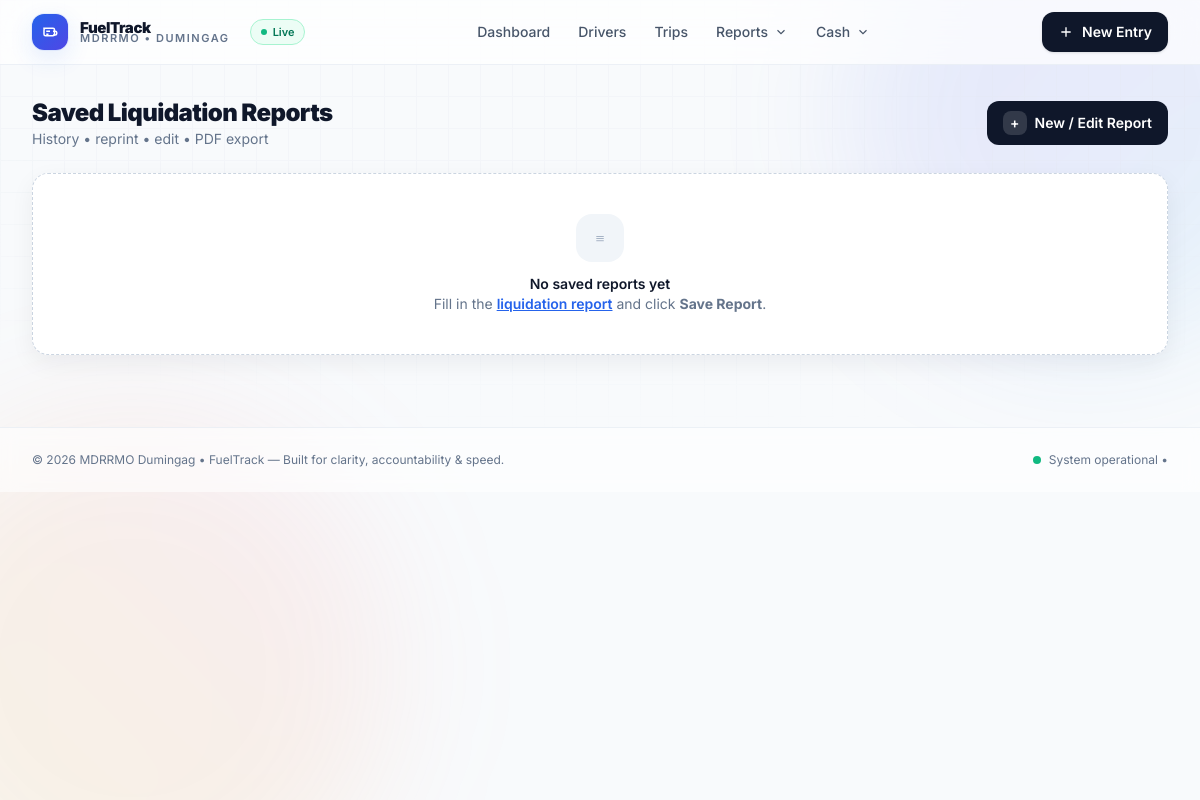
The page /liquidation-saved-reports/ on the database as committed earlier.
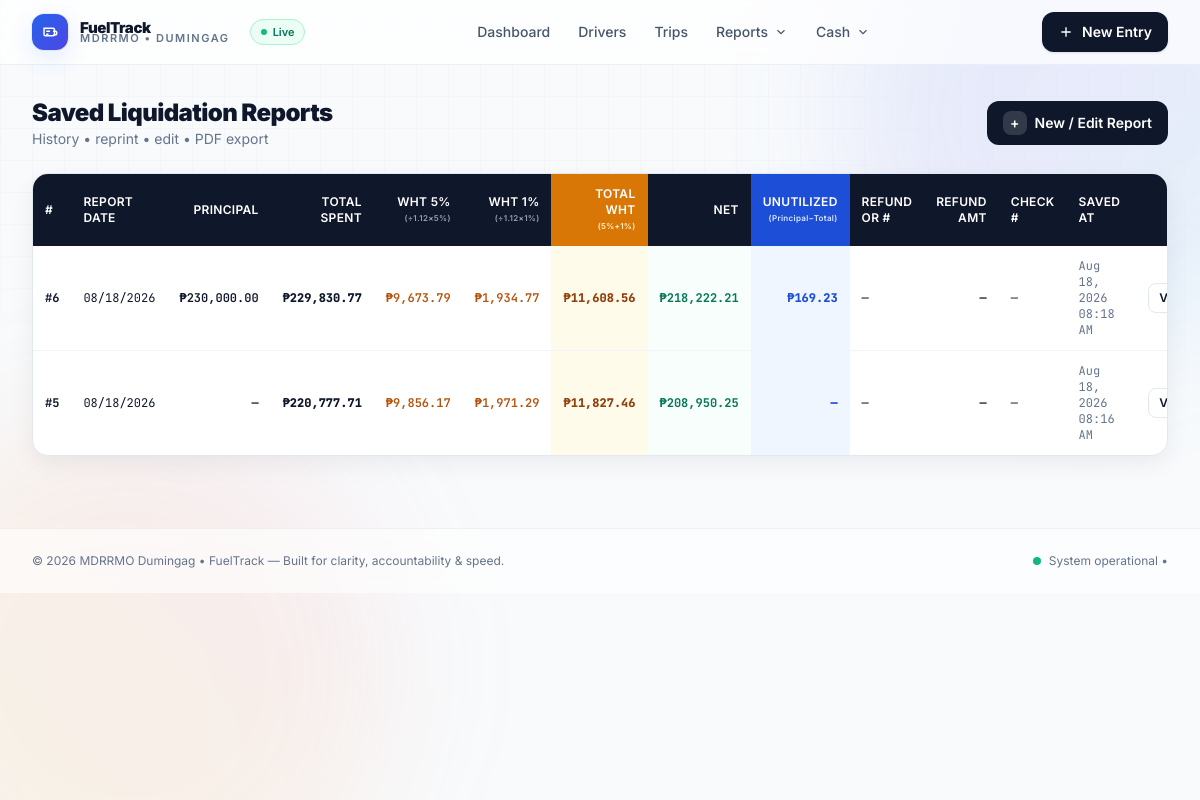
The same page on the database as committed later.
### fuel/models.py (models this page shows, shortened)
class LiquidationReport(models.Model):
    no = models.CharField(max_length=50, null=True, blank=True)
    report_date = models.DateField(default=date.today)
    principal_amount = models.DecimalField(max_digits=12, decimal_places=2, default=0)
    check_number = models.CharField(max_length=50, null=True, blank=True)
    refund_or_number = models.CharField(max_length=50, null=True, blank=True, help_text="OR Number for Amount Refund per OR #")
    amount_refund_per_or = models.DecimalField(max_digits=12, decimal_places=2, null=True, blank=True, help_text="Amount Refund per OR #")
    amount_reimbursed = models.DecimalField(max_digits=12, decimal_places=2, null=True, blank=True, help_text="Amount Reimbursed")
    created_at = models.DateTimeField(auto_now_add=True)

### fuel/views.py (the view, shortened to what this page needs)
# urls.py: path('liquidation-saved-reports/', views.saved_liquidation_reports, name='saved_liquidation_reports'),
def saved_liquidation_reports(request):
    reports = LiquidationReport.objects.order_by('-created_at')
    for report in reports:
        entries = report.entries.all()
        total = Decimal('0.00')
        wht5_sum = Decimal('0.00')
        wht1_sum = Decimal('0.00')
        net_sum = Decimal('0.00')
        for e in entries:
            amt = Decimal(e.amount)
            total += amt
            vat_inc = getattr(e, 'vat_inclusive', True)
            if e.wht5_amount is not None:
                wht5 = Decimal(e.wht5_amount).quantize(Decimal('0.01'), rounding=ROUND_HALF_UP)
            elif vat_inc:
                wht5 = (amt / Decimal('1.12') * Decimal('0.05')).quantize(Decimal('0.01'), rounding=ROUND_HALF_UP)
            else:
                wht5 = Decimal('0.00')
            if e.wht1_amount is not None:
                wht1 = Decimal(e.wht1_amount).quantize(Decimal('0.01'), rounding=ROUND_HALF_UP)
            elif vat_inc:
                wht1 = (amt / Decimal('1.12') * Decimal('0.01')).quantize(Decimal('0.01'), rounding=ROUND_HALF_UP)
            else:
                wht1 = Decimal('0.00')
            net = (amt - wht5 - wht1).quantize(Decimal('0.01'), rounding=ROUND_HALF_UP)
            wht5_sum += wht5
            wht1_sum += wht1
            net_sum += net
        wht_sum = (wht5_sum + wht1_sum).quantize(Decimal('0.01'), rounding=ROUND_HALF_UP)
        principal_dec = report.principal_amount if report.principal_amount else Decimal('0.00')
        unutilized = (principal_dec - total).quantize(Decimal('0.01'), rounding=ROUND_HALF_UP) if report.principal_amount else Decimal('0.00')
        unutilized_net = (principal_dec - net_sum).quantize(Decimal('0.01'), rounding=ROUND_HALF_UP) if report.principal_amount else Decimal('0.00')
        report.total_display = f'{total:,.2f}'
        report.principal_display = f'{report.principal_amount:,.2f}' if report.principal_amount else ''
        report.wht5_display = f'{wht5_sum:,.2f}'
        report.wht1_display = f'{wht1_sum:,.2f}'
        report.wht_display = f'{wht_sum:,.2f}'
        report.net_display = f'{net_sum:,.2f}'
        report.unutilized_display = f'{unutilized:,.2f}' if report.principal_amount else ''
        report.unutilized_net_display = f'{unutilized_net:,.2f}' if report.principal_amount else ''
        report.amount_refund_per_or_display = f'{report.amount_refund_per_or:,.2f}' if report.amount_refund_per_or else ''
        report.amount_reimbursed_display = f'{report.amount_reimbursed:,.2f}' if report.amount_reimbursed else ''
        report.refund_or_number_display = report.refund_or_number or ''
    return render(request, 'fuel/liquidation_saved_reports.html', {'reports': reports})

### templates/fuel/liquidation_saved_reports.html (shortened to what the changed rows need)
{% extends 'base.html' %}
{% load humanize %}
{% block content %}
<div class="mx-auto max-w-6xl">
    <div class="flex flex-wrap items-center justify-between gap-4">
        <div>
            <h1 class="text-2xl font-black tracking-tight">Saved Liquidation Reports</h1>
        </div>
    </div>
    {% if reports %}
    <div class="mt-6 overflow-hidden rounded-2xl border border-slate-200 bg-white shadow-soft">
        <div class="overflow-x-auto">
            <table class="w-full text-sm">
                <thead class="bg-slate-900 text-white text-xs tracking-wide uppercase">
                    <tr><th class="px-3 py-3 text-left font-semibold">#</th><th class="px-3 py-3 text-left font-semibold">Report Date</th><th class="px-3 py-3 text-right font-semibold">Principal</th><th class="px-3 py-3 text-right font-semibold">Total Spent</th><th class="px-3 py-3 text-right font-semibold">WHT 5%<span class="block text-[8px] normal-case text-slate-400">(÷1.12×5%)</span></th><th class="px-3 py-3 text-right font-semibold">WHT 1%<span class="block text-[8px] normal-case text-slate-400">(÷1.12×1%)</span></th><th class="px-3 py-3 text-right font-semibold bg-amber-600 text-white">Total WHT<span class="block text-[8px] normal-case text-amber-100">(5%+1%)</span></th><th class="px-3 py-3 text-right font-semibold">Net</th><th class="px-3 py-3 text-right font-semibold bg-blue-700 text-white">Unutilized<span class="block text-[8px] normal-case text-blue-100">(Principal−Total)</span></th><th class="px-3 py-3 text-left font-semibold">Refund OR #</th><th class="px-3 py-3 text-right font-semibold">Refund Amt</th><th class="px-3 py-3 text-left font-semibold">Check #</th><th class="px-3 py-3 text-left font-semibold">Saved At</th><th class="px-3 py-3 text-right font-semibold">Actions</th></tr>
                </thead>
                <tbody class="divide-y divide-slate-100">
                    {% for report in reports %}
                    <tr class="hover:bg-slate-50">
                        <td class="px-3 py-3 font-mono text-xs font-bold">#{{ report.pk }}</td>
                        <td class="px-3 py-3 font-mono text-xs">{{ report.report_date|date:"m/d/Y" }}</td>
                        <td class="px-3 py-3 text-right font-mono text-xs font-semibold">{% if report.principal_display %}₱{{ report.principal_display }}{% else %}—{% endif %}</td>
                        <td class="px-3 py-3 text-right font-mono text-xs font-black text-slate-900">₱{{ report.total_display }}</td>
                        <td class="px-3 py-3 text-right font-mono text-xs font-semibold text-amber-700">₱{{ report.wht5_display }}</td>
                        <td class="px-3 py-3 text-right font-mono text-xs font-semibold text-amber-700">₱{{ report.wht1_display }}</td>
                        <td class="px-3 py-3 text-right font-mono text-xs font-black text-amber-800 bg-amber-50">₱{{ report.wht_display }}</td>
                        <td class="px-3 py-3 text-right font-mono text-xs font-bold text-emerald-700 bg-emerald-50/40">₱{{ report.net_display }}</td>
                        <td class="px-3 py-3 text-right font-mono text-xs font-black text-blue-700 bg-blue-50">{% if report.unutilized_display %}₱{{ report.unutilized_display }}{% else %}—{% endif %}</td>
                        <td class="px-3 py-3 font-mono text-xs font-semibold text-slate-700">{% if report.refund_or_number_display %}{{ report.refund_or_number_display }}{% else %}—{% endif %}</td>
                        <td class="px-3 py-3 text-right font-mono text-xs font-semibold text-slate-900">{% if report.amount_refund_per_or_display %}₱{{ report.amount_refund_per_or_display }}{% else %}—{% endif %}</td>
                        <td class="px-3 py-3 font-mono text-xs">{{ report.check_number|default:"—"}}</td>
                        <td class="px-3 py-3 font-mono text-xs text-slate-500">{{ report.created_at|date:"M d, Y h:i A" }}</td>
                        <td class="px-4 py-3">
                            <div class="flex justify-end gap-1">
                                <a href="{% url 'liquidation_report_reprint' report.pk %}" class="rounded-lg border border-slate-200 bg-white px-2.5 py-1.5 text-xs font-semibold hover:bg-slate-50">View</a>
                            </div>
                        </td>
                    </tr>
                    {% endfor %}
                </tbody>
            </table>
        </div>
    </div>
    {% else %}
    <div class="mt-6 rounded-2xl border border-dashed border-slate-300 bg-white p-10 text-center shadow-soft">
        <div class="mx-auto h-12 w-12 rounded-2xl bg-slate-100 grid place-items-center text-slate-400">≡</div>
        <p class="mt-3 text-sm font-semibold">No saved reports yet</p>
        <p class="text-sm text-slate-500">Fill in the <a href="{% url 'liquidation_report' %}" class="font-semibold text-blue-600 underline">liquidation report</a> and click <b>Save Report</b>.</p>
    </div>
    {% endif %}
</div>
{% endblock %}

Rows that differ between the two databases and show on the page:
added LiquidationReport: pk "6", report_date "08/18/2026", principal_display "230,000.00", total_display "229,830.77", wht5_display "9,673.79", wht1_display "1,934.77", wht_display "11,608.56", net_display "218,222.21", unutilized_display "169.23", check_number "—", created_at "Aug 18, 2026 08:18 AM"
added LiquidationReport: pk "5", report_date "08/18/2026", total_display "220,777.71", wht5_display "9,856.17", wht1_display "1,971.29", wht_display "11,827.46", net_display "208,950.25", check_number "—", created_at "Aug 18, 2026 08:16 AM"
Other text that changed with them:
text no longer shown: "≡ No saved reports yet Fill in the liquidation report and click Save Report ."
text now shown: "# REPORT DATE PRINCIPAL TOTAL SPENT WHT 5% (÷1.12×5%) WHT 1% (÷1.12×1%) TOTAL WHT (5%+1%) NET UNUTILIZED (Principal−Total) REFUND OR # REFUND AMT CHECK # SAVED AT"
